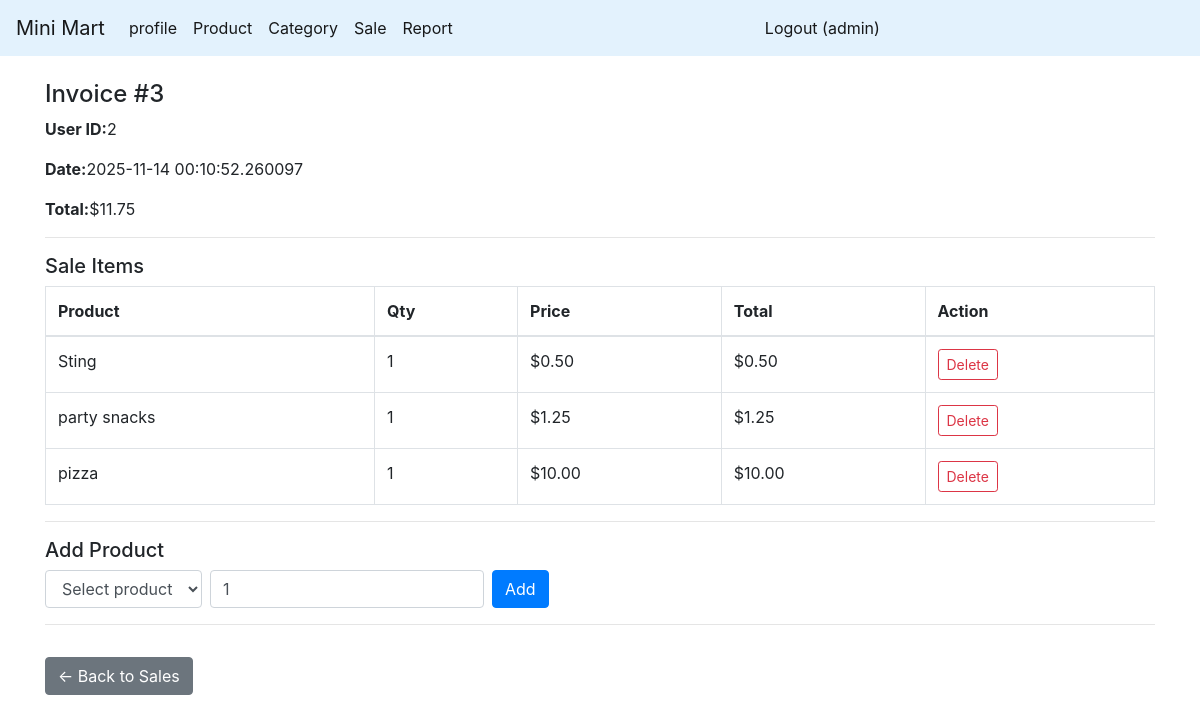
The app's page /sale_details/3 (signed in), older data.
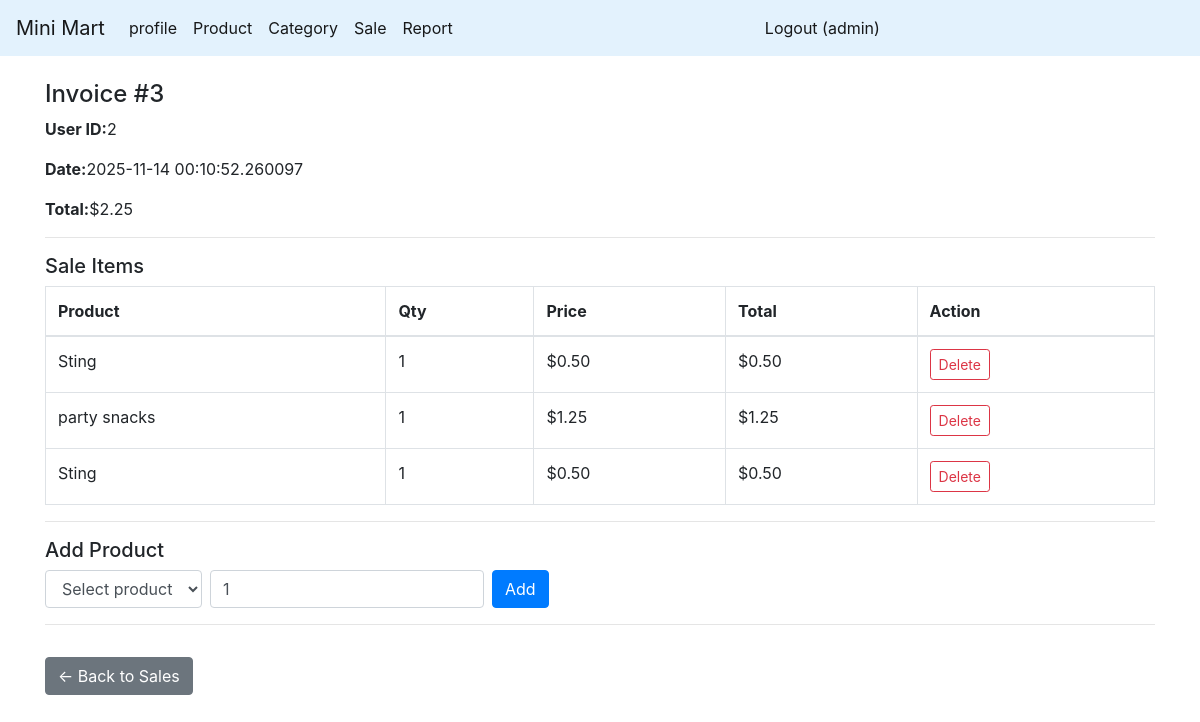
The same page, newer data.
### app.py (models this page shows)
class Sales(db.Model):
    sales_id = db.Column(db.Integer, primary_key=True)
    user_id = db.Column(db.Integer, db.ForeignKey('user.id'), nullable=False)
    sale_date = db.Column(db.DateTime, nullable=False)
    total_amount = db.Column(db.Float,default=0.0, nullable=False)

class SaleItem(db.Model):
    sale_item_id = db.Column(db.Integer, primary_key=True)
    sales_id = db.Column(db.Integer, db.ForeignKey('sales.sales_id'), nullable=False)
    product_id = db.Column(db.Integer, db.ForeignKey('product.product_id'), nullable=False)
    quantity = db.Column(db.Integer, nullable=False)
    unit_price = db.Column(db.Float, nullable=False)

class Product(db.Model):
    product_id = db.Column(db.Integer, primary_key=True)
    product_name = db.Column(db.String(80), unique=True, nullable=False)
    category_id = db.Column(db.Integer, db.ForeignKey('category.category_id'), nullable=False)
    price = db.Column(db.Float, nullable=False)
    image_url = db.Column(db.String(200), nullable=False)
    stock = db.Column(db.Integer,default=0, nullable=False)

### route/sale.py (the view, shortened to what this page needs)
@app.route('/sale_details/<int:sales_id>', methods=['GET', 'POST'])
@jwt_required()
def sale_details(sales_id):
    user = get_jwt_identity()
    sale_row = db.session.execute(
        text("SELECT * FROM sales WHERE sales_id = :id"),
        {'id': sales_id}
    ).fetchone()
    if not sale_row:
        flash('Sale not found!', 'danger')
        return redirect(url_for('sales'))
    sale = dict(sale_row._mapping)
    sale_items_rows = db.session.execute(
        text("""
        SELECT si.sale_item_id, si.product_id, p.product_name, si.quantity, si.unit_price
        FROM sale_item si
        JOIN product p ON si.product_id = p.product_id
        WHERE si.sales_id = :sid
        """),
        {'sid': sales_id}
    ).fetchall()
    sale_items = [dict(row._mapping) for row in sale_items_rows]
    products = db.session.execute(
        text("SELECT product_id, product_name FROM product WHERE stock > 0")
    ).fetchall()
    return render_template(
        'sale/invoice_detail.html',
        sale=sale,
        sale_items=sale_items,
        products=products,
        user=user
    )

### app.py (called while the page is built)
@jwt.token_in_blocklist_loader
def check_if_token_revoked(jwt_header, jwt_payload):
    jti = jwt_payload["jti"]
    token = TokenBlocklist.query.filter_by(jti=jti).first()
    return token is not None

### templates/sale/invoice_detail.html (shortened to what this page needs)
{% extends "master.html" %}
{% block main_content %}
    <div class="container mt-4">
        <h4>Invoice #{{ sale.sales_id }}</h4>
        <p><strong>User ID:</strong> {{ sale.user_id }}</p>
        <p><strong>Date:</strong> {{ sale.sale_date }}</p>
        <p><strong>Total:</strong> ${{ '%.2f'|format(sale.total_amount) }}</p>
        <hr>
        <h5>Sale Items</h5>
        <table class="table table-bordered">
            <thead>
            <tr>
                <th>Product</th>
                <th>Qty</th>
                <th>Price</th>
                <th>Total</th>
                <th>Action</th>
            </tr>
            </thead>
            <tbody>
            {% for item in sale_items %}
                <tr>
                    <td>{{ item.product_name }}</td>
                    <td>{{ item.quantity }}</td>
                    <td>${{ '%.2f'|format(item.unit_price) }}</td>
                    <td>${{ '%.2f'|format(item.unit_price * item.quantity) }}</td>
                    <td>
                        <form method="post"
                              action="{{ url_for('delete_sale_item', sale_item_id=item.sale_item_id, sales_id=sale.sales_id) }}"
                              class="d-inline">
                            <button class="btn btn-sm btn-outline-danger"
                                    onclick="return confirm('Delete {{ item.product_name }}?');">Delete
                            </button>
                        </form>
                    </td>
                </tr>
            {% else %}
                <tr>
                    <td colspan="5" class="text-center text-muted">No products in this invoice.</td>
                </tr>
            {% endfor %}
            </tbody>
        </table>
        <hr>
        <h5>Add Product</h5>
        <form method="post" action="{{ url_for('sale_details', sales_id=sale.sales_id) }}" class="form-inline">
            <select name="product_id" class="form-control mr-2">
                <option value="">Select product</option>
            </select>
            <input type="number" name="quantity" class="form-control mr-2" value="1" min="1">
            <button  class="btn btn-primary">Add</button>
        </form>
        <hr>
        <a href="{{ url_for('sales') }}" class="btn btn-secondary mt-3">← Back to Sales</a>
    </div>
{% endblock %}

Row changes from the older to the newer data that the page shows:
changed Sales id 3: total_amount "11.75" → "2.25"
changed SaleItem (number 3 of 3 on the later page): product_name "pizza" → "Sting"; unit_price "10.00" → "0.50"; item.unit_price*item.quantity "10.00" → "0.50"
